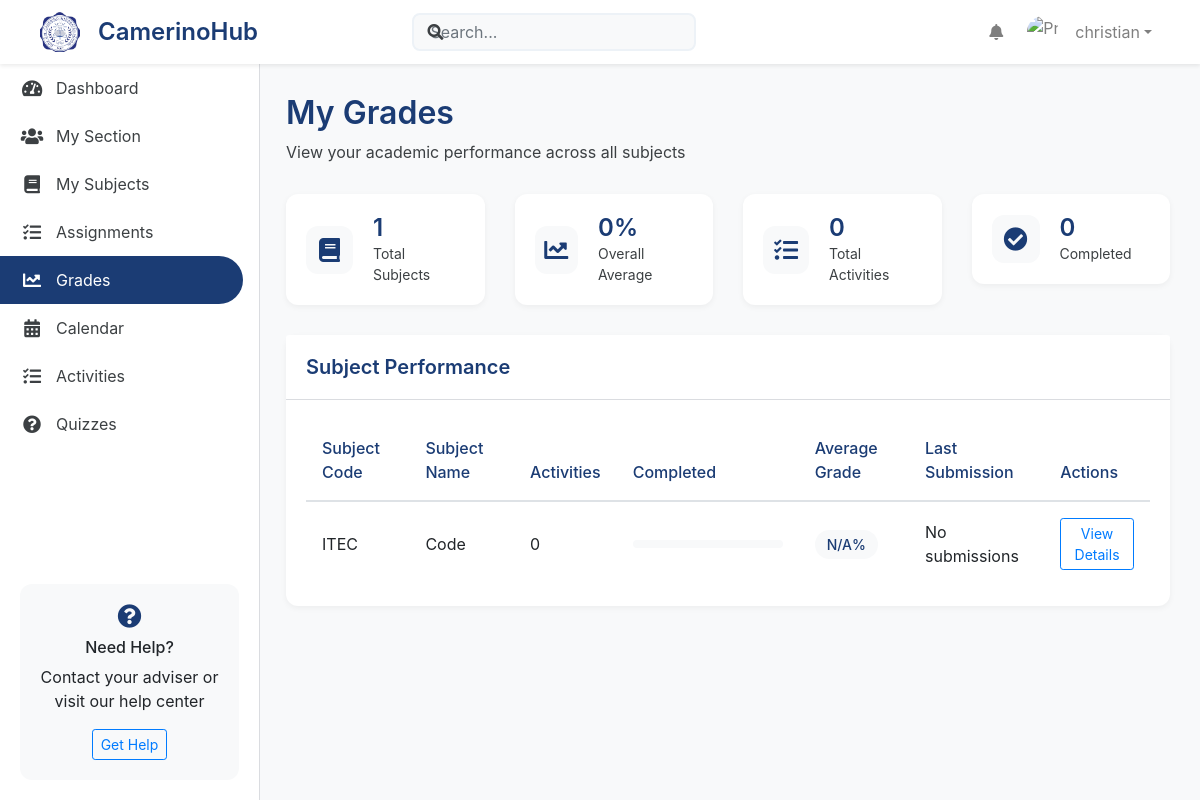
The app's page /Student/student_grades.php (signed in) with its own data.
### tables this page shows
CREATE TABLE `student` (
  `student_id` int(11) NOT NULL,
  `username` varchar(100) NOT NULL,
  `password` varchar(255) NOT NULL,
  `email` varchar(100) NOT NULL,
  `firstname` varchar(100) NOT NULL,
  `lastname` varchar(100) NOT NULL,
  `middlename` varchar(100) DEFAULT NULL,
  `cys` varchar(50) NOT NULL,
  `status` enum('active','inactive','archived','graduated') DEFAULT 'active',
  `login_attempts` int(11) DEFAULT 0,
  `lockout_until` datetime DEFAULT NULL,
  `user_online` tinyint(1) DEFAULT 0,
  `created_at` timestamp NOT NULL DEFAULT current_timestamp(),
  `updated_at` timestamp NOT NULL DEFAULT current_timestamp() ON UPDATE current_timestamp()
);

CREATE TABLE `subjects` (
  `id` int(11) NOT NULL,
  `subject_code` varchar(20) NOT NULL,
  `subject_title` varchar(255) NOT NULL,
  `subject_name` varchar(100) NOT NULL,
  `category` varchar(100) NOT NULL,
  `description` varchar(255) DEFAULT NULL,
  `created_at` timestamp NOT NULL DEFAULT current_timestamp(),
  `status` enum('active','inactive') NOT NULL DEFAULT 'active'
);

### db/dbConnector.php (called while the page is built, shortened)
<?php
class DbConnector {
public $link;
public $messageLink;
function __construct($useMessageDb = false) {
        $host = 'localhost';
        $mainDb = 'camerinohub';
        $user = 'root';
        $pass = '';
        $this->link = mysqli_connect($host, $user, $pass, $mainDb);
        mysqli_set_charset($this->link, "utf8mb4");
    }
    function prepare($query, $useMessageDb = false) {
        $conn = $useMessageDb ? $this->messageLink : $this->link;
        $stmt = mysqli_prepare($conn, $query);
        return $stmt;
    }
}
?>

### Student/student_grades.php (the view, shortened to what this page needs)
<?php
require_once('../db/dbConnector.php');
$db = new DbConnector();
$student_id = $_SESSION['id'];
$query = "SELECT * FROM student WHERE student_id = ?";
$stmt = $db->prepare($query);
$stmt->bind_param("i", $student_id);
$stmt->execute();
$result = $stmt->get_result();
$userData = $result->fetch_assoc();
$grades_query = "
    SELECT
        s.subject_name,
        s.id as subject_id,
        s.subject_code,
        COUNT(DISTINCT a.activity_id) as total_activities,
        COUNT(DISTINCT sas.submission_id) as submitted_activities,
        ROUND(AVG(sas.points), 1) as average_grade,
        MAX(sas.submitted_at) as last_submission
    FROM student_sections ss
    JOIN sections sec ON ss.section_id = sec.section_id
    JOIN section_subjects ssub ON sec.section_id = ssub.section_id
    JOIN subjects s ON ssub.subject_id = s.id
    LEFT JOIN activities a ON ssub.teacher_id = a.teacher_id
        AND a.type = 'assignment'
    LEFT JOIN student_activity_submissions sas ON a.activity_id = sas.activity_id
        AND sas.student_id = ?
    WHERE ss.student_id = ?
        AND ss.status = 'active'
        AND ssub.status = 'active'
    GROUP BY s.id, s.subject_name, s.subject_code
    ORDER BY s.subject_name";
$stmt = $db->prepare($grades_query);
$stmt->bind_param("ii", $student_id, $student_id);
$stmt->execute();
$grades_result = $stmt->get_result();
$subjects_grades = $grades_result->fetch_all(MYSQLI_ASSOC);
$overall_stats = [
    'total_subjects' => count($subjects_grades),
    'average_grade' => 0,
    'total_activities' => 0,
    'completed_activities' => 0
];
foreach ($subjects_grades as $subject) {
    $overall_stats['average_grade'] += $subject['average_grade'] ?? 0;
    $overall_stats['total_activities'] += $subject['total_activities'];
    $overall_stats['completed_activities'] += $subject['submitted_activities'];
}
if ($overall_stats['total_subjects'] > 0) {
    $overall_stats['average_grade'] = round($overall_stats['average_grade'] / $overall_stats['total_subjects'], 1);
}
?>
<!DOCTYPE html>
<html lang="en">
<head>
    <link href="https://stackpath.bootstrapcdn.com/bootstrap/4.5.2/css/bootstrap.min.css" rel="stylesheet">
    <link href="https://cdnjs.cloudflare.com/ajax/libs/font-awesome/5.15.1/css/all.min.css" rel="stylesheet">
    <link rel="stylesheet" href="css/dashboard-shared.css">
    <link rel="stylesheet" href="css/grades.css">
</head>
<body>
    <?php include 'includes/navigation.php'; ?>
    <div class="dashboard-container">
        <?php include 'includes/sidebar.php'; ?>
        <div class="main-content">
            <div class="content-header">
                <h1>My Grades</h1>
                <p>View your academic performance across all subjects</p>
            </div>
            <div class="stats-overview">
                <div class="row">
                    <div class="col-md-3">
                        <div class="stat-card">
                            <div class="stat-icon">
                                <i class="fas fa-book"></i>
                            </div>
                            <div class="stat-info">
                                <h3><?php echo $overall_stats['total_subjects']; ?></h3>
                                <p>Total Subjects</p>
                            </div>
                        </div>
                    </div>
                    <div class="col-md-3">
                        <div class="stat-card">
                            <div class="stat-icon">
                                <i class="fas fa-chart-line"></i>
                            </div>
                            <div class="stat-info">
                                <h3><?php echo $overall_stats['average_grade']; ?>%</h3>
                                <p>Overall Average</p>
                            </div>
                        </div>
                    </div>
                    <div class="col-md-3">
                        <div class="stat-card">
                            <div class="stat-icon">
                                <i class="fas fa-tasks"></i>
                            </div>
                            <div class="stat-info">
                                <h3><?php echo $overall_stats['total_activities']; ?></h3>
                                <p>Total Activities</p>
                            </div>
                        </div>
                    </div>
                    <div class="col-md-3">
                        <div class="stat-card">
                            <div class="stat-icon">
                                <i class="fas fa-check-circle"></i>
                            </div>
                            <div class="stat-info">
                                <h3><?php echo $overall_stats['completed_activities']; ?></h3>
                                <p>Completed</p>
                            </div>
                        </div>
                    </div>
                </div>
            </div>
            <div class="subjects-grades">
                <div class="card">
                    <div class="card-header">
                        <h5>Subject Performance</h5>
                    </div>
                    <div class="card-body">
                        <div class="table-responsive">
                            <table class="table">
                                <thead>
                                    <tr>
                                        <th>Subject Code</th>
                                        <th>Subject Name</th>
                                        <th>Activities</th>
                                        <th>Completed</th>
                                        <th>Average Grade</th>
                                        <th>Last Submission</th>
                                        <th>Actions</th>
                                    </tr>
                                </thead>
                                <tbody>
                                    <?php foreach ($subjects_grades as $subject): ?>
                                        <tr>
                                            <td><?php echo htmlspecialchars($subject['subject_code']); ?></td>
                                            <td><?php echo htmlspecialchars($subject['subject_name']); ?></td>
                                            <td><?php echo $subject['total_activities']; ?></td>
                                            <td>
                                                <div class="progress">
                                                </div>
                                            </td>
                                            <td>
                                                <span class="grade-badge">
                                                    <?php echo $subject['average_grade'] ?? 'N/A'; ?>%
                                                </span>
                                            </td>
                                            <td>
                                                <?php echo $subject['last_submission']
                                                    ? date('M j, Y', strtotime($subject['last_submission']))
                                                    : 'No submissions'; ?>
                                            </td>
                                            <td>
                                                <button class="btn btn-sm btn-outline-primary"
                                                        onclick="viewDetails(<?php echo $subject['subject_id']; ?>)">
                                                    View Details
                                                </button>
                                            </td>
                                        </tr>
                                    <?php endforeach; ?>
                                </tbody>
                            </table>
                        </div>
                    </div>
                </div>
            </div>
        </div>
    </div>
</body>
</html>

### Student/includes/navigation.php (shortened to what this page needs)
<nav class="navbar navbar-expand-lg navbar-light bg-white fixed-top">
    <div class="container-fluid px-4">
        <a class="navbar-brand d-flex align-items-center" href="home.php">
            <img src="../images/logo.png" alt="Gov D.M. Camerino" class="navbar-logo" height="40">
            <span class="logo-text ml-2">CamerinoHub</span>
        </a>
        <div class="collapse navbar-collapse" id="navbarNav">
            <form class="form-inline mx-auto d-none d-md-flex position-relative">
                <input class="form-control search-input" type="search" placeholder="Search...">
                <i class="fas fa-search search-icon"></i>
            </form>
            <ul class="navbar-nav ml-auto align-items-center">
                <li class="nav-item dropdown mx-2">
                    <a class="nav-link" href="#" role="button" data-toggle="dropdown">
                        <i class="fas fa-bell"></i>
                    </a>
                </li>
                <li class="nav-item dropdown">
                    <a class="nav-link dropdown-toggle d-flex align-items-center" href="#" id="navbarDropdown"
                       data-toggle="dropdown">
                        <img src="<?php echo $userData['profile_picture'] ?? '../images/default-avatar.png'; ?>"
                             alt="Profile" class="profile-img">
                        <span class="d-none d-md-inline ml-2">
                            <?php echo htmlspecialchars($userData['firstname'] ?? 'Student'); ?>
                        </span>
                    </a>
                </li>
            </ul>
        </div>
    </div>
</nav>

### Student/css/dashboard-shared.css (style rules this page uses)
:root { --primary-color: #1B3C74; --secondary-color: #2AA7FF; --accent-color: #4285f4; --text-primary: #3c4043; --border-color: #dadce0; --hover-bg: #f8f9fa; --sidebar-width: 250px; }
.dashboard-container { display: flex; min-height: 100vh; padding-top: 64px; }
.main-content { flex: 1; margin-left: 256px; padding: 30px; background: #f8f9fa; }
.navbar { box-shadow: 0 2px 5px rgba(0,0,0,0.05); }
.navbar-brand { display: flex; align-items: center; gap: 10px; }
.navbar-logo { height: 40px; }
.logo-text { font-weight: 600; color: var(--primary-color); }
.profile-img { width: 32px; height: 32px; border-radius: 50%; margin-right: 8px; }
.card { border: none; border-radius: 12px; box-shadow: 0 2px 6px rgba(0,0,0,0.05); transition: transform 0.3s ease, box-shadow 0.3s ease; }
.card-header { background: white; border-bottom: 1px solid var(--border-color); padding: 20px; }
.card-header h5 { margin: 0; color: var(--primary-color); font-weight: 600; }
.content-header { margin-bottom: 30px; }
.content-header h1 { color: var(--primary-color); font-size: 2rem; font-weight: 600; margin-bottom: 8px; }
.content-header p { color: var(--text-primary); margin: 0; }
.navbar { height: 64px; background: white !important; box-shadow: 0 2px 4px rgba(0,0,0,0.08); }
.navbar-brand { font-size: 1.5rem; font-weight: 600; }
.search-input { width: 300px; padding-left: 40px; border-radius: 20px; border: 1px solid var(--border-color); background: var(--hover-bg); }
.search-icon { position: absolute; left: 15px; top: 50%; transform: translateY(-50%); color: var(--text-primary); }
.progress { background-color: #edf2f7; border-radius: 10px; overflow: hidden; }
.form-control { border-radius: 8px; padding: 0.75rem 1rem; border: 2px solid #edf2f7; transition: all 0.3s ease; }

### Student/css/grades.css (style rules this page uses)
.stats-overview { margin-bottom: 30px; }
.stat-card { background: white; border-radius: 12px; padding: 20px; display: flex; align-items: center; gap: 20px; box-shadow: 0 2px 6px rgba(0,0,0,0.05); transition: transform 0.3s ease, box-shadow 0.3s ease; }
.stat-icon { width: 48px; height: 48px; background: var(--hover-bg); border-radius: 12px; display: flex; align-items: center; justify-content: center; }
.stat-icon i { font-size: 24px; color: var(--primary-color); }
.stat-info h3 { font-size: 24px; font-weight: 600; margin: 0; color: var(--primary-color); }
.stat-info p { margin: 0; color: var(--text-primary); font-size: 14px; }
.table { margin: 0; }
.table th { border-top: none; color: var(--primary-color); font-weight: 500; padding: 16px; }
.table td { vertical-align: middle; padding: 16px; }
.progress { height: 8px; background-color: var(--hover-bg); border-radius: 4px; overflow: hidden; width: 150px; }
.grade-badge { background: var(--hover-bg); color: var(--primary-color); padding: 6px 12px; border-radius: 20px; font-size: 14px; font-weight: 500; }

### records on screen
student: firstname "christian"
subjects: subject_code "ITEC", subject_name "Code", total_activities "0", average_grade "N/A"

### other values on screen
$overall_stats['total_subjects'] "1"
$overall_stats['average_grade'] "0"
$overall_stats['total_activities'] "0"
$overall_stats['completed_activities'] "0"
